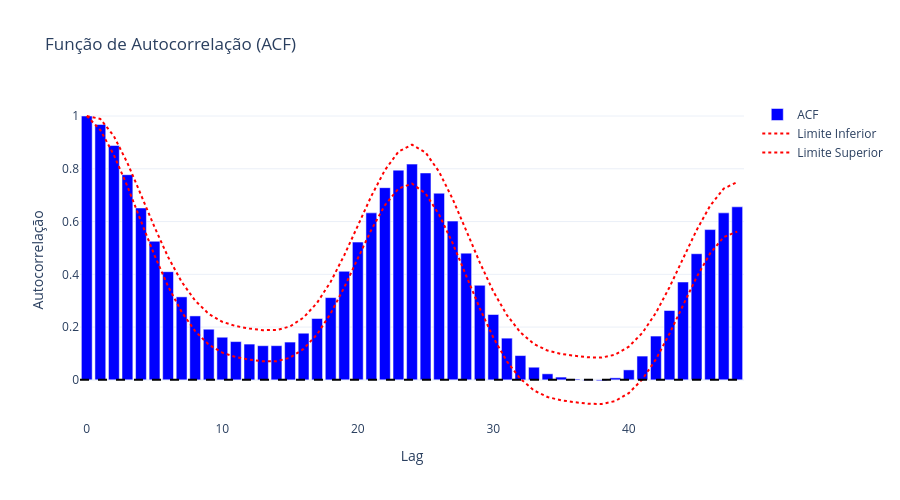
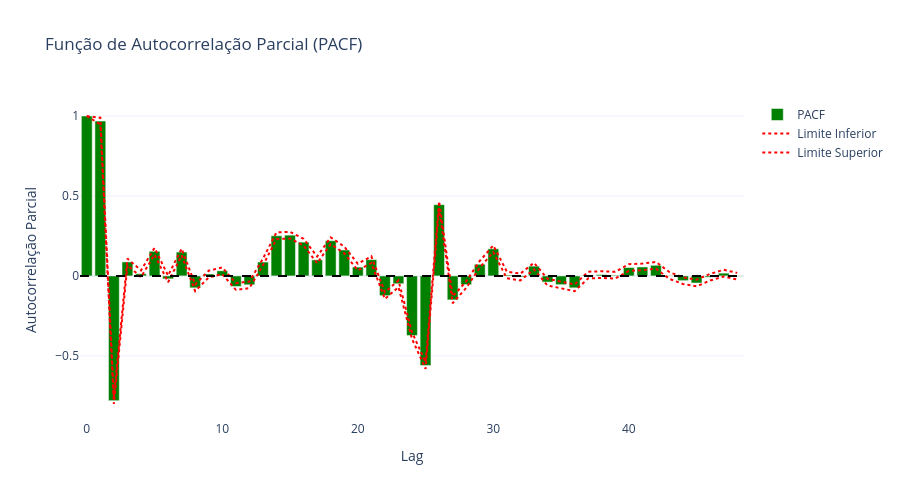

These figures' notebook cell, in order:
### Code cell
# 3. Análise da Estrutura Temporal
serie = df[coluna_interesse].copy()
serie.index = pd.to_datetime(serie.index)

# 3.1. Testes de estacionariedade (ADF, KPSS) (Para modelos ARIMA)
resultados_estacionariedade = testes_estacionariedade(serie, signif=0.05)

# 3.2. Testes de sazonalidade (identificação de periodicidades)
resultados_periodicidades = identificar_periodicidades_fft(serie, sampling_freq=1.0, top_n=3)

# 3.3. Análise dos LAGs
resultados_lags = calcular_corr_lags(serie, max_lag=48, top_n=5)

# 3.4. Análise de autocorrelação (ACF)
resultados_acf = analisar_acf(serie, lags=48, alpha=0.05, top_n=5)

# 3.5. Análise de autocorrelação parcial (PACF)
resultados_pacf = analisar_pacf(serie, lags=48, top_n=5)
